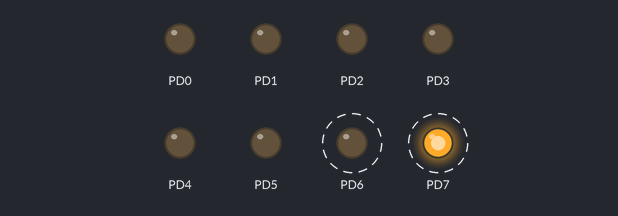
Recording of a program running on a simulated ATmega128, built with avr-gcc and emulated at 8 MHz. On the bench: output pins drawn as LEDs (lit = HIGH). Dashed ring = blinking.

Above: at 0.2 s.
Timing chart, 0 to 3.0 s (numbered marks = the images above):
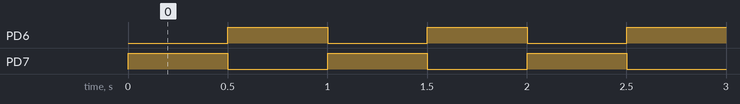

Measured:
- by itself, PD6, PD7: alternates HIGH for 0.50 s and LOW for 0.50 s

The program:

main.c
```c
/*
 * Microcontrollersopdrachren.c
 *
 * Created: 3-2-2021 14:36:38
 * Author : woute
 */

#include <avr/io.h>
#include <util/delay.h>

#define F_CPU 8e6

void wait( int ms) {
	for(int i = 0; i < ms ; i++){
		_delay_ms(1);
	}
}


int main(void)
{
	DDRD = 0xFF;
    /* Replace with your application code */
    while (1)
    {
		PORTD = 0b10000000;
		wait(500);
		PORTD = 0b01000000;
		wait(500);
    }
}
```
